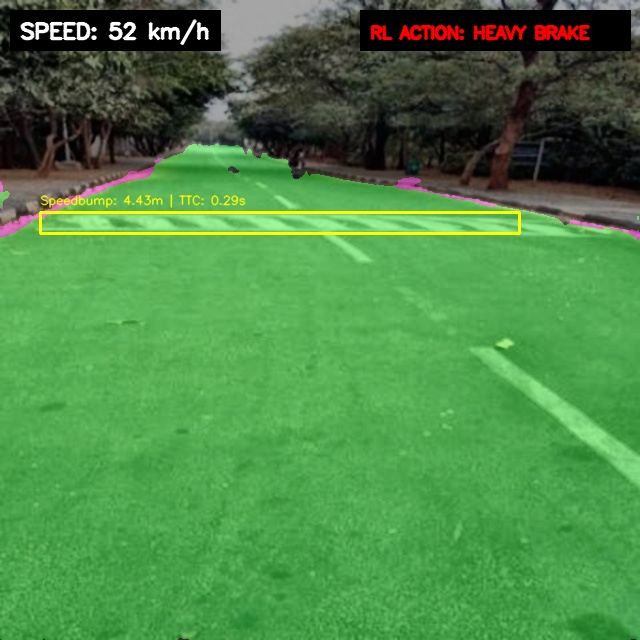
#> input picture assets/carla_active_hazard_hud.png, 640 x 640 px
$ python -i preprocess.py   (imports and definitions only)
#> lines starting #> are read from the running program, lines starting #| are printed output that depends on the picture
#> further down, picture is the input picture: shape (640, 640, 3); mean B, G, R 71, 136, 76.4
import cv2
import numpy as np
import src.config as config

def resize_frame(frame, width=config.IMG_SIZE, height=config.IMG_SIZE):
    """Resizes the frame to the target size."""
    return cv2.resize(frame, (width, height), interpolation=cv2.INTER_LINEAR)

def denoise_frame(frame):
    """Applies a fast Gaussian filter to denoise the image while maintaining edges."""
    return cv2.GaussianBlur(frame, (3, 3), 0)

def apply_clahe(frame):
    """
    Applies Contrast Limited Adaptive Histogram Equalization (CLAHE)
    in the LAB color space to enhance local contrast without distorting colors.
    """
    # Convert BGR to LAB
    lab = cv2.cvtColor(frame, cv2.COLOR_BGR2LAB)
#> lab: shape (640, 640, 3); mean of channels 0, 1, 2 130.2, 97.1, 156.2
    l, a, b = cv2.split(lab)
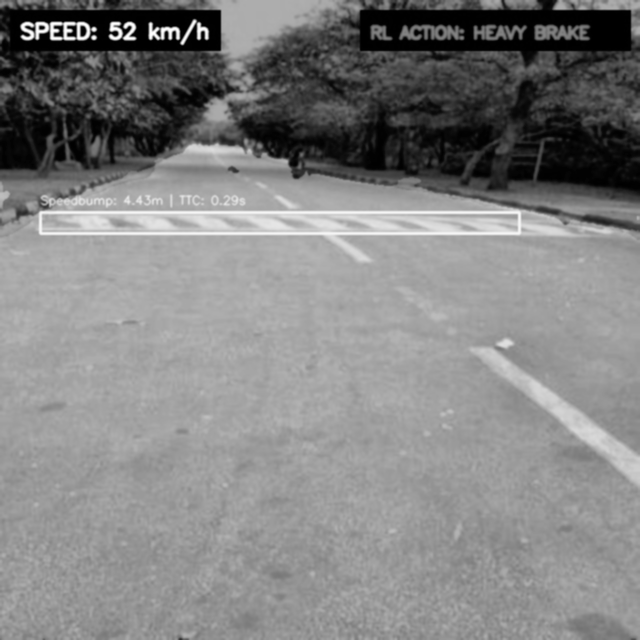
#> l: shape (640, 640); min 0, max 255, mean 130.2
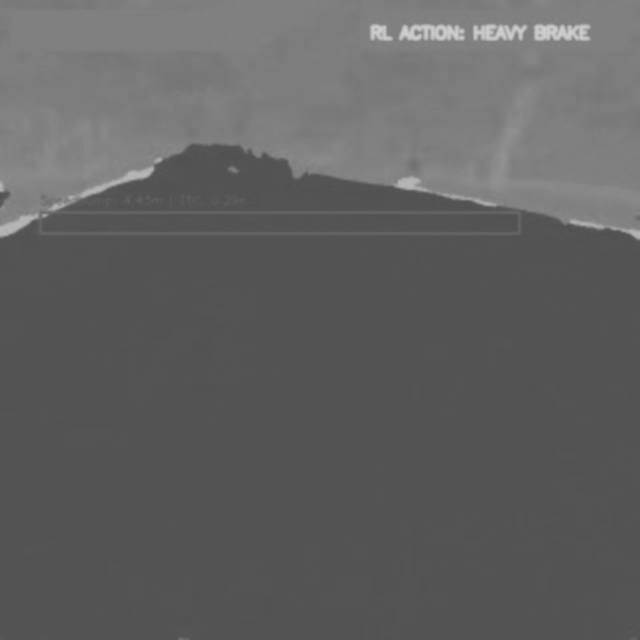
#> a: shape (640, 640); min 80, max 206, mean 97.1
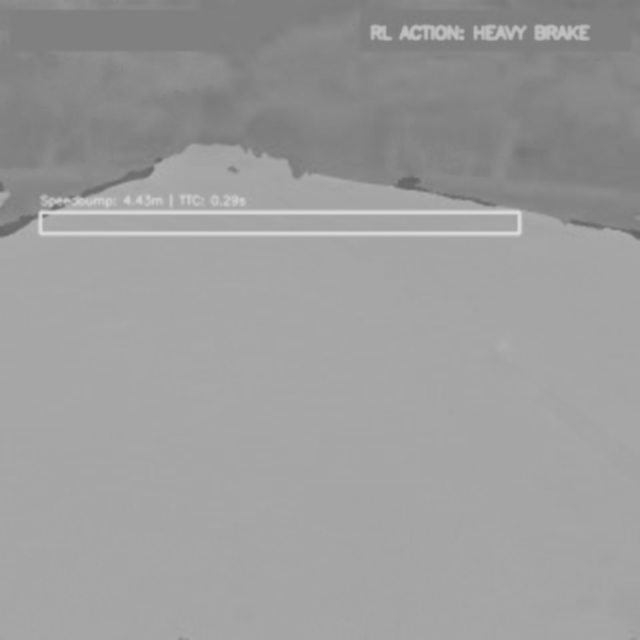
#> b: shape (640, 640); min 99, max 218, mean 156.2

    # Apply CLAHE to L-channel
    clahe = cv2.createCLAHE(clipLimit=2.0, tileGridSize=(8, 8))
    cl = clahe.apply(l)

    # Merge channels and convert back to BGR
    limg = cv2.merge((cl, a, b))
#> limg: shape (640, 640, 3); mean of channels 0, 1, 2 135.4, 97.1, 156.2
    return cv2.cvtColor(limg, cv2.COLOR_LAB2BGR)

def defog_frame(frame):
    """
    Defogs the image using a fast local contrast stretching/adaptive histogram approach.
    For real-time ADAS, standard dark channel defogging is computationally heavy.
    This function uses an adaptive color balance and channel stretching to defog efficiently.
    """
    # Split channels
    b, g, r = cv2.split(frame)
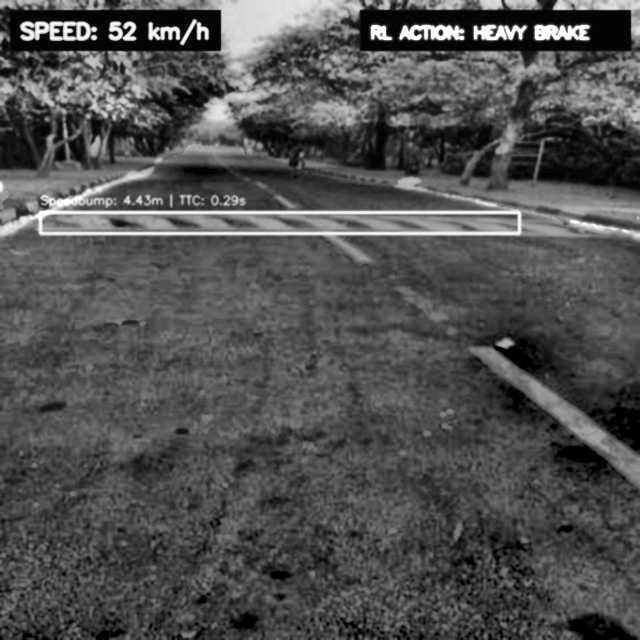
#> r: shape (640, 640); min 0, max 255, mean 80.6

    # Simple contrast stretching per channel (minimum and maximum stretching)
    def stretch_channel(channel):
        min_val = np.percentile(channel, 1)
#> min_val = 3
        max_val = np.percentile(channel, 99)
#> max_val = 215
        if max_val > min_val:
            stretched = np.clip((channel - min_val) * 255.0 / (max_val - min_val), 0, 255)
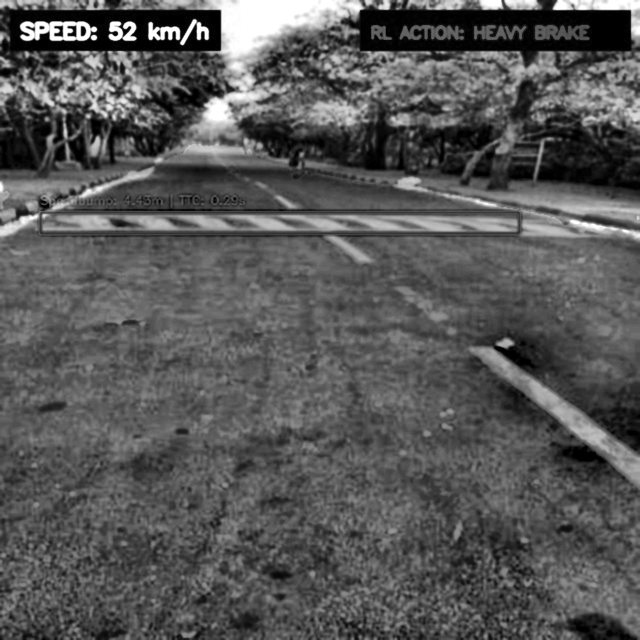
#> stretched: shape (640, 640) float64; min 0, max 255, mean 87.5
            return stretched.astype(np.uint8)
#> returned value: shape (640, 640)
        return channel

    sb = stretch_channel(b)
    sg = stretch_channel(g)
#> in stretch_channel (call 2), `max_val = np.percentile(channel, 99)`: max_val = 248
#> in stretch_channel (call 2), `stretched = np.clip((channel - min_val) * 255.0 / (max_val - min_val),..`:
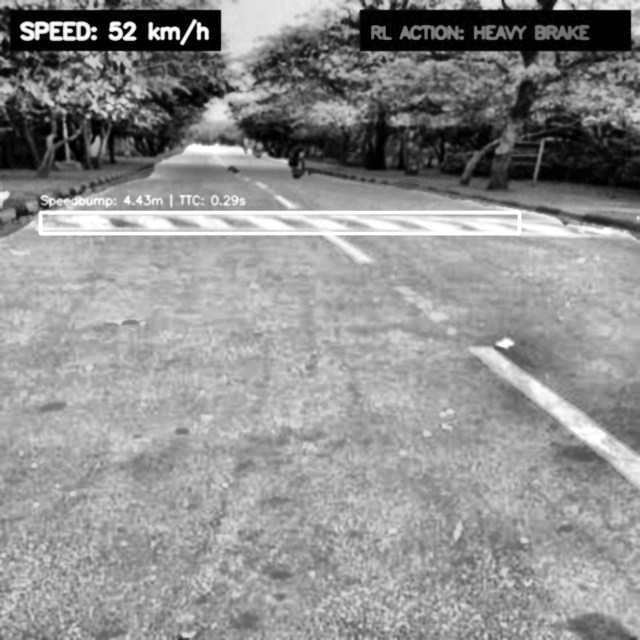
#> stretched: shape (640, 640) float64; min 0, max 255, mean 143.5
    sr = stretch_channel(r)

    stretched_frame = cv2.merge((sb, sg, sr))
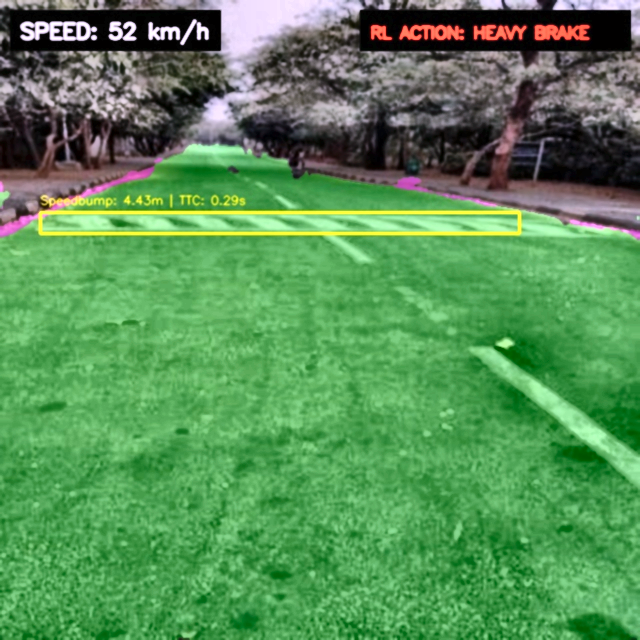
#> stretched_frame: shape (640, 640, 3); mean B, G, R 87, 143.1, 87.2
    # Blend with original to avoid over-saturation in non-foggy areas
    return cv2.addWeighted(frame, 0.4, stretched_frame, 0.6, 0)
#> returned value: shape (640, 640, 3)

def normalize_frame(frame):
    """Normalizes the image pixels to [0, 1]."""
    return frame.astype(np.float32) / 255.0

def preprocess_pipeline(frame):
    """
    Executes the full preprocessing pipeline:
    Resize -> Denoise -> CLAHE -> Defog -> Normalize
    Returns both the preprocessed normalized frame (for models) and the enhanced BGR frame (for HUD display).
    """
    # 1. Resize
    resized = resize_frame(frame)

    # 2. Denoise
    denoised = denoise_frame(resized)

    # 3. CLAHE
    clahe = apply_clahe(denoised)

    # 4. Defogging
    enhanced = defog_frame(clahe)

    # 5. Normalization (for model inputs)
    normalized = normalize_frame(enhanced)

    return normalized, enhanced

>>> import cv2
>>> picture = cv2.imread('../assets/carla_active_hazard_hud.png')
>>> result = preprocess_pipeline(picture)

$ run again, on assets/carla_driver_view_pothole.png
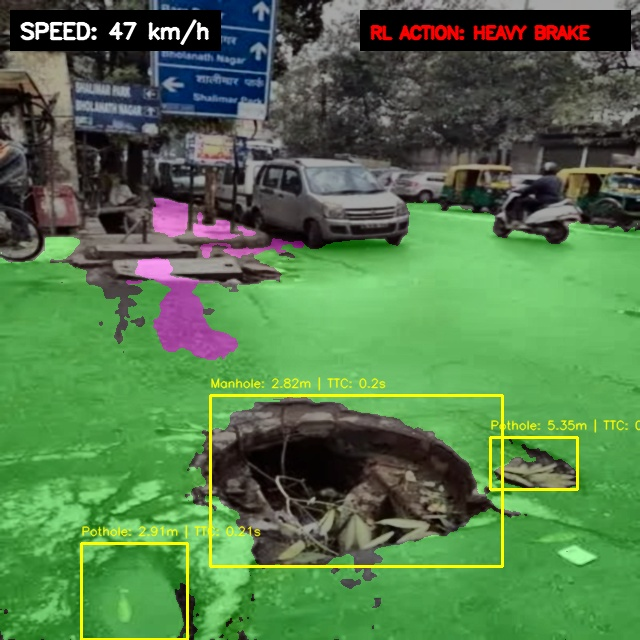
#> input picture assets/carla_driver_view_pothole.png, 640 x 640 px
#> picture is the input picture: shape (640, 640, 3); mean B, G, R 74.3, 120.1, 82.4
#> lab: shape (640, 640, 3); mean of channels 0, 1, 2 118.5, 108.1, 148.1
#> limg: shape (640, 640, 3); mean of channels 0, 1, 2 129.7, 108.1, 148.1
#> in defog_frame, `b, g, r = cv2.split(frame)`:
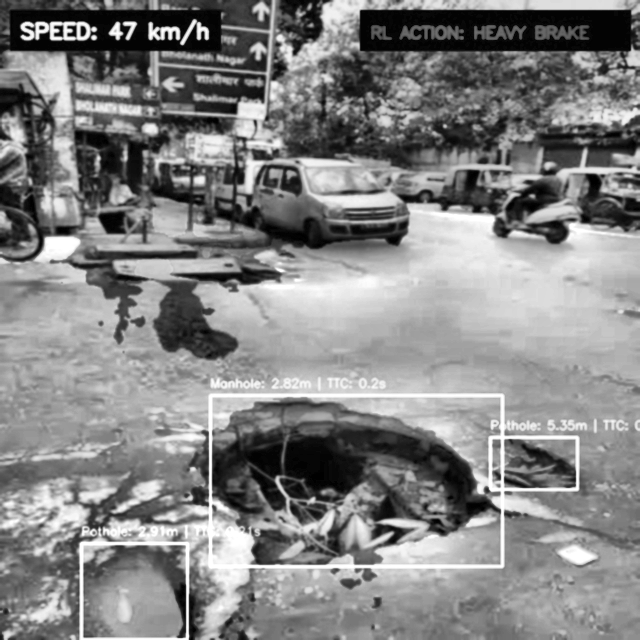
#> g: shape (640, 640); min 0, max 255, mean 131.5
#> in defog_frame, `b, g, r = cv2.split(frame)`:
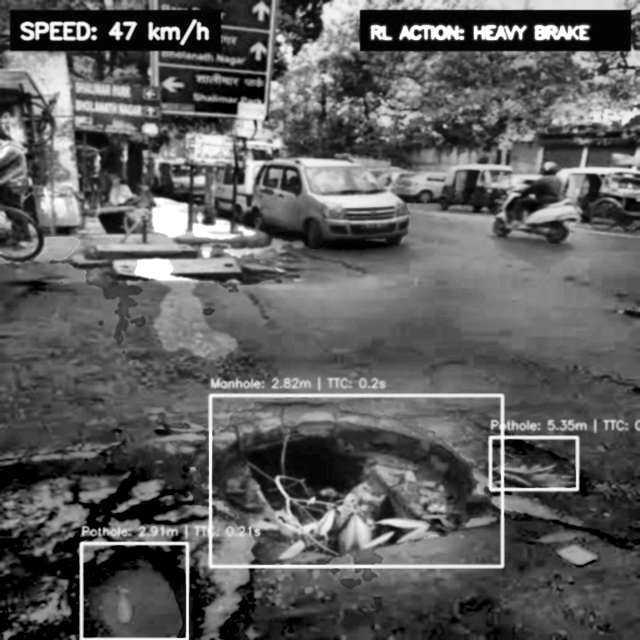
#> r: shape (640, 640); min 0, max 255, mean 93.3
#> min_val = 0
#> max_val = 235
